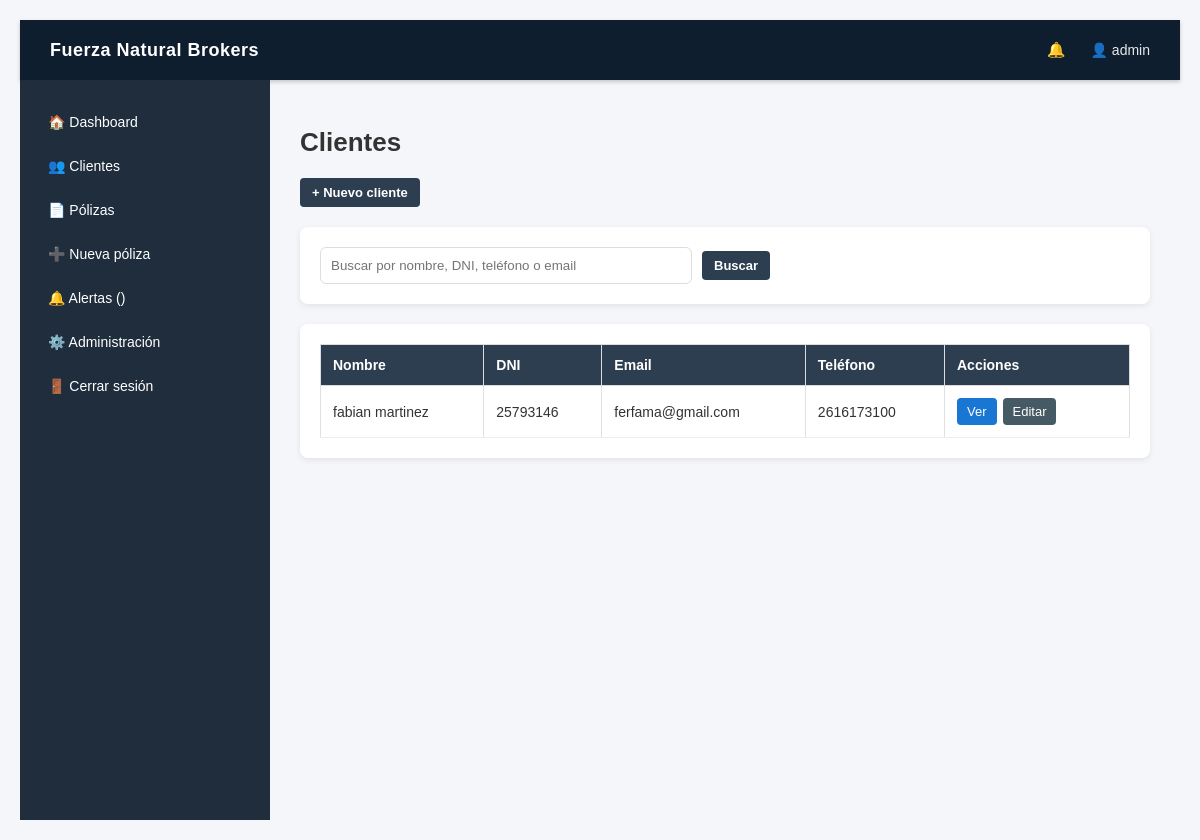
Page /clientes/ (signed in) on the committed database.
### accounts/models.py (models this page shows, shortened)
class User(AbstractUser):
    is_producer = models.BooleanField(default=False)

### clients/models.py (models this page shows, shortened)
class Client(models.Model):
    first_name = models.CharField(max_length=100, db_index=True)
    last_name = models.CharField(max_length=100, db_index=True)
    dni = models.CharField(
        max_length=20,
        unique=True,
        blank=True,
        null=True,
        db_index=True,
    )
    phone = models.CharField(max_length=20)
    email = models.EmailField(
        blank=True,
        null=True,
    )
    producer = models.ForeignKey(
        User,
        on_delete=models.CASCADE,
        limit_choices_to={"is_producer": True},
    )
    created_at = models.DateTimeField(auto_now_add=True)
    class Meta:
        ordering = ["last_name", "first_name"]
        indexes = [
            models.Index(fields=["last_name"]),
            models.Index(fields=["dni"]),
        ]

### clients/views.py (the view, shortened to what this page needs)
# urls.py: path("", views.lista_clientes, name="clientes"),
@login_required
def lista_clientes(request):
    buscar = request.GET.get("buscar", "")
    clientes = Client.objects.all()
    clientes = clientes.order_by("last_name", "first_name")
    return render(
        request,
        "clientes/lista_clientes.html",
        {
            "clientes": clientes,
            "buscar": buscar,
        },
    )

### templates/clientes/lista_clientes.html (shortened to what this page needs)
{% extends "base.html" %}
{% block content %}
<h1 class="title">Clientes</h1>
<div style="margin-bottom:20px;">
<a href="{% url 'clients:crear_cliente' %}" class="btn btn-primary">
+ Nuevo cliente
</a>
</div>
<div class="card">
<form method="get" class="buscador-clientes">
<input
type="text"
name="buscar"
placeholder="Buscar por nombre, DNI, teléfono o email"
value="{{ buscar }}"
>
<button type="submit" class="btn btn-primary">
Buscar
</button>
</form>
</div>
<div class="card">
<table class="tabla-clientes">
<thead>
<tr>
<th>Nombre</th>
<th>DNI</th>
<th>Email</th>
<th>Teléfono</th>
<th style="width:160px;">Acciones</th>
</tr>
</thead>
<tbody>
{% for cliente in clientes %}
<tr>
<td>
{{ cliente.first_name }} {{ cliente.last_name }}
</td>
<td>
{{ cliente.dni|default:"—" }}
</td>
<td>
{{ cliente.email|default:"—" }}
</td>
<td>
{{ cliente.phone|default:"—" }}
</td>
<td>
<div class="acciones">
<a href="{% url 'clients:ver_cliente' cliente.id %}" class="btn-tabla btn-ver">
Ver
</a>
<a href="{% url 'clients:editar_cliente' cliente.id %}" class="btn-tabla btn-editar">
Editar
</a>
</div>
</td>
</tr>
{% empty %}
<tr>
<td colspan="5" style="text-align:center;padding:25px;">
No se encontraron clientes.
</td>
</tr>
{% endfor %}
</tbody>
</table>
</div>
{% endblock %}

### templates/base.html (shortened to what this page needs)
{% load static %}
<!DOCTYPE html>
<html lang="es">
<head>
<link rel="stylesheet" href="{% static 'images/css/crm.css' %}">
</head>
<body>
<div class="topbar">
<div class="logo">
Fuerza Natural Brokers
</div>
<div class="topbar-right">
<div class="alert-bell">
🔔
</div>
<div class="user-info">
👤 {{ request.user.username }}
</div>
</div>
</div>
<div class="layout">
<div class="sidebar">
<a href="/">🏠 Dashboard</a>
<a href="/clientes/">👥 Clientes</a>
<a href="/polizas/">📄 Pólizas</a>
<a href="/polizas/nueva/">➕ Nueva póliza</a>
<a href="/alertas/">
🔔 Alertas
<span class="
">
({{ alert_count }})
</span>
</a>
<a href="/admin/">⚙️ Administración</a>
<a href="/accounts/logout/">🚪 Cerrar sesión</a>
</div>
<div class="content">
{% block content %}
{% endblock %}
</div>
</div>
</body>
</html>

### static/images/css/crm.css (style rules this page uses)
body { font-family: Arial, Helvetica, sans-serif; background: #f4f6f8; margin: 0; padding: 20px; color: #333; }
h1 { font-size: 26px; margin-bottom: 20px; font-weight: 600; }
.card { background: white; padding: 20px; margin-bottom: 20px; border-radius: 8px; box-shadow: 0 2px 6px rgba(0,0,0,0.08); }
.btn { display: inline-block; padding: 7px 12px; font-size: 13px; text-decoration: none; border-radius: 4px; font-weight: bold; margin-right: 4px; border: none; cursor: pointer; }
.btn-primary { background: #2c3e50; color: white; }
table { width: 100%; border-collapse: collapse; background: white; font-size: 14px; table-layout: auto; }
th { background: #2c3e50; color: white; padding: 12px; text-align: left; border: 1px solid #dcdcdc; white-space: nowrap; }
td { padding: 10px; border: 1px solid #e0e0e0; vertical-align: middle; }

### templates/base.html (style rules this page uses)
body { margin:0; font-family:Arial, Helvetica, sans-serif; background:#f4f6f9; }
.topbar { height:60px; background:#0f1e2e; color:white; display:flex; align-items:center; justify-content:space-between; padding:0 30px; box-shadow:0 2px 4px rgba(0,0,0,0.2); }
.logo { font-weight:bold; font-size:18px; letter-spacing:0.5px; }
.topbar-right { display:flex; align-items:center; gap:20px; }
.alert-bell { position:relative; cursor:pointer; font-size:15px; }
.layout { display:flex; min-height:calc(100vh - 60px); }
.sidebar { width:250px; background:#1f2d3d; padding-top:20px; }
.sidebar a { display:block; color:white; padding:14px 25px; text-decoration:none; font-size:14px; transition:0.2s; border-left:3px solid transparent; }
.content { flex:1; padding:30px; }
.user-info { font-size:14px; opacity:0.9; }

### templates/clientes/lista_clientes.html (style rules this page uses)
.buscador-clientes { display:flex; gap:10px; align-items:center; flex-wrap:wrap; }
.buscador-clientes input { padding:10px; width:350px; border:1px solid #ddd; border-radius:6px; }
.tabla-clientes { width:100%; border-collapse:collapse; font-size:14px; }
.tabla-clientes th { background:#2c3e50; color:white; padding:12px; text-align:left; }
.tabla-clientes td { padding:12px; border-bottom:1px solid #eee; }
.acciones { display:flex; gap:6px; }
.btn-tabla { padding:6px 10px; font-size:13px; border-radius:4px; text-decoration:none; }
.btn-ver { background:#1976d2; color:white; }
.btn-editar { background:#455a64; color:white; }

### rows in the picture
User: user.username "admin"
Client: first_name "fabian", last_name "martinez", dni "25793146", email "ferfama@gmail.com", phone "2616173100"
